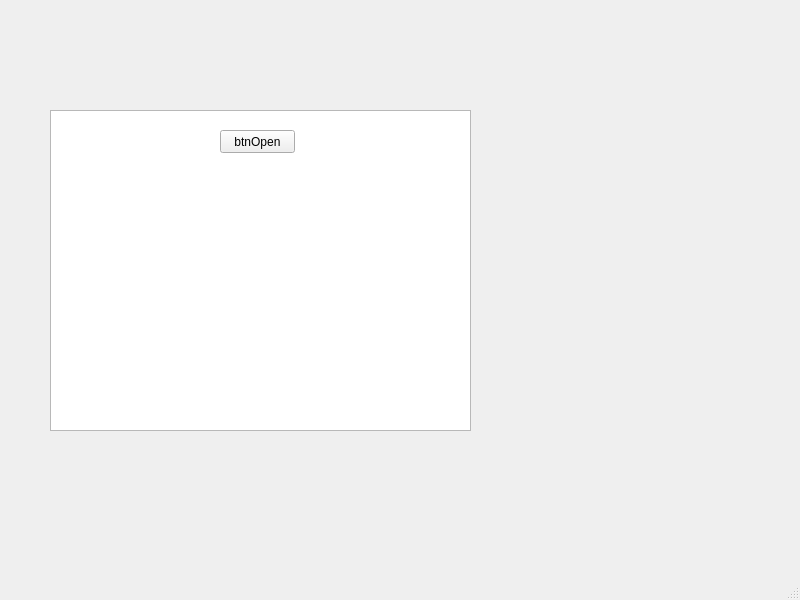
<?xml version="1.0" encoding="UTF-8"?>
<ui version="4.0">
 <class>MainWindow</class>
 <widget class="QMainWindow" name="MainWindow">
  <property name="geometry">
   <rect>
    <x>0</x>
    <y>0</y>
    <width>800</width>
    <height>600</height>
   </rect>
  </property>
  <property name="windowTitle">
   <string>MainWindow</string>
  </property>
  <widget class="QWidget" name="centralwidget">
   <widget class="QTextEdit" name="objName">
    <property name="geometry">
     <rect>
      <x>50</x>
      <y>110</y>
      <width>421</width>
      <height>321</height>
     </rect>
    </property>
   </widget>
   <widget class="QPushButton" name="btnOpen">
    <property name="geometry">
     <rect>
      <x>220</x>
      <y>130</y>
      <width>75</width>
      <height>23</height>
     </rect>
    </property>
    <property name="text">
     <string>btnOpen</string>
    </property>
   </widget>
  </widget>
  <widget class="QMenuBar" name="menubar">
   <property name="geometry">
    <rect>
     <x>0</x>
     <y>0</y>
     <width>800</width>
     <height>21</height>
    </rect>
   </property>
  </widget>
  <widget class="QStatusBar" name="statusbar"/>
 </widget>
 <resources/>
 <connections/>
</ui>
